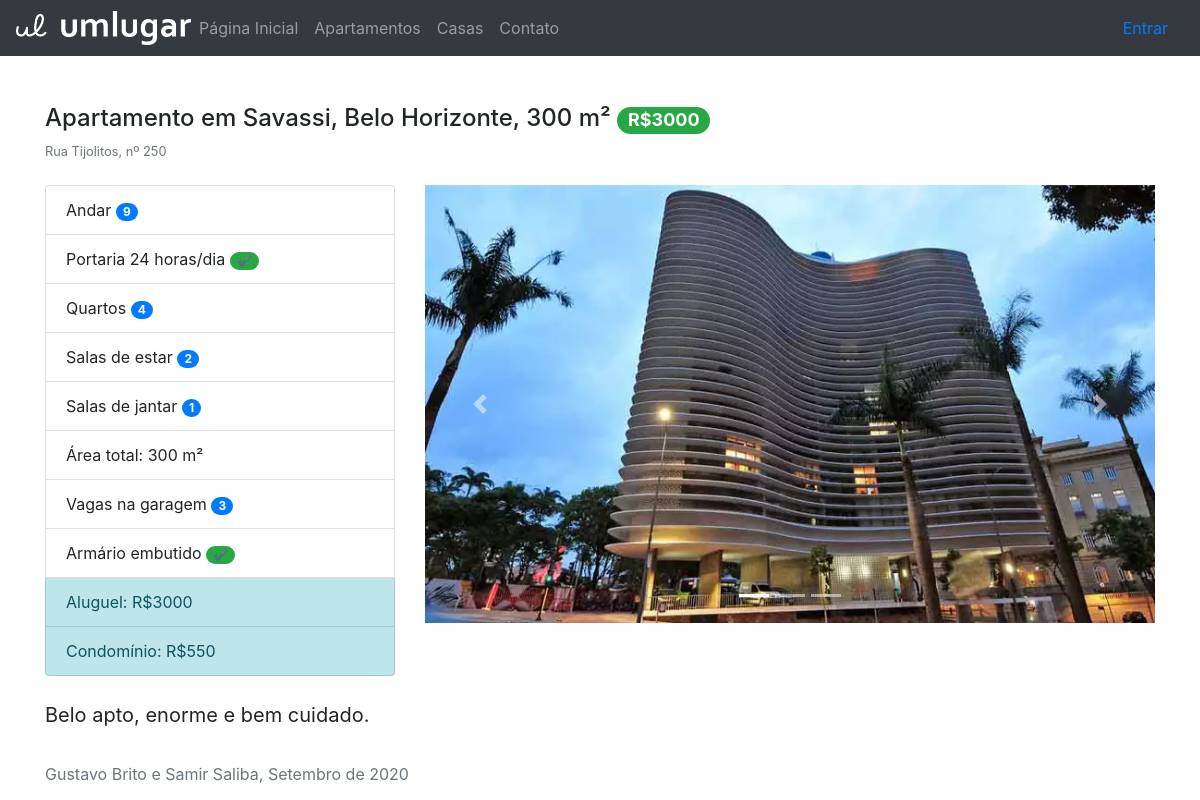
/apartamentos/1/, run on the app's committed database.
### imvwb/models.py (models this page shows, shortened)
class Imovel(models.Model):
    num_quartos = models.PositiveSmallIntegerField(blank=False)
    num_salas_estar = models.PositiveSmallIntegerField(blank=False)
    num_salas_jantar = models.PositiveSmallIntegerField(blank=False)
    area = models.PositiveSmallIntegerField(blank=False)
    num_vagas_garagem = models.PositiveSmallIntegerField(blank=False)
    possui_armario_embutido = models.BooleanField(default=False)
    descricao = models.TextField(max_length=500, blank=True)
    aluguel = models.PositiveIntegerField(blank=False)
    data_postagem = models.DateTimeField(auto_now_add=True)
    logradouro = models.CharField(max_length=50, blank=False)
    numero = models.PositiveSmallIntegerField(blank=False)
    bairro = models.ForeignKey(Bairro, on_delete=models.PROTECT)
    cidade = models.CharField(max_length=25, blank=False)
    uf = models.CharField(max_length=2, blank=False)

class Bairro(models.Model):
    nome = models.CharField(max_length=30, blank=False)
    def __str__(self):
        return self.nome

class Apartamento(Imovel):
    andar = models.PositiveSmallIntegerField(blank=False)
    valor_condominio = models.PositiveSmallIntegerField(blank=False)
    possui_portaria_24h = models.BooleanField(default=None)

class Imagem(models.Model):
    imagem = models.ImageField(upload_to='images/')
    imovel = models.ForeignKey(Imovel, on_delete=models.CASCADE)

### imvwb/views.py (the view)
# urls.py: path('apartamentos/<int:apto_id>/', views.detail_apto, name='detail_apto'),
def detail_apto(request, apto_id):
    apto = get_object_or_404(Apartamento, pk=apto_id)
    imagens = Imagem.objects.filter(imovel=apto_id)
    context = {'apto': apto, 'imagens': imagens}
    return render(request, 'imvwb/detail_apto.html', context)

### imvwb/templates/imvwb/detail_apto.html (shortened to what this page needs)
{% extends "./base.html" %}
{% block content %}
<h4 class="pt-4">Apartamento em {{apto.bairro}}, {{apto.cidade}}, {{apto.area}} m² <span class="badge badge-success badge-pill">R${{apto.aluguel}}</span></h4>
<small class="text-muted">{{apto.logradouro}}, nº {{apto.numero}}</small>
<div class="row pt-4">
    <div class=col-4>
        <ul class="list-group">
            <li class="list-group-item">Andar   <span class="badge badge-primary badge-pill">{{apto.andar}}</span></li>
            {%if apto.possui_portaria_24h%}
                <li class="list-group-item">Portaria 24 horas/dia
                    <span class="badge badge-success badge-pill">&#10004;
                    </span>
                </li>
            {% endif %}
            <li class="list-group-item">Quartos   <span class="badge badge-primary badge-pill">{{apto.num_quartos}}</span></li>
            <li class="list-group-item">Salas de estar     <span class="badge badge-primary badge-pill">{{apto.num_salas_estar}}</span></li>
            <li class="list-group-item">Salas de jantar    <span class="badge badge-primary badge-pill">{{apto.num_salas_jantar}}</span></li>
            <li class="list-group-item">Área total: {{apto.area}} m²</li>
            <li class="list-group-item">Vagas na garagem  <span class="badge badge-primary badge-pill">{{apto.num_vagas_garagem}}</span></li>
            {%if apto.possui_armario_embutido %}
                <li class="list-group-item">Armário embutido
                    <span class="badge badge-success badge-pill">&#10004;
                    </span>
                </li>
            {% endif %}
            <li class="list-group-item list-group-item-info">Aluguel: R${{apto.aluguel}}</li>
            <li class="list-group-item list-group-item-info">Condomínio: R${{apto.valor_condominio}}</li>
        </ul>
        <blockquote class="blockquote pt-4">
            <p class="mb-0 text-justify">{{apto.descricao}}</p>
        </blockquote>
    </div>
    <div class=col-8>
        <div id="carouselExampleIndicators" class="carousel slide" data-ride="carousel">
            <ol class="carousel-indicators">
                {% for img_obj in imagens %}
                    {% if forloop.first %}
                        <li data-target="#carouselExampleIndicators" data-slide-to="0" class="active"></li>
                    {% else %}
                        <li data-target="#carouselExampleIndicators" data-slide-to="{{forloop.counter0}}"></li>
                    {% endif %}
                {% endfor %}
            </ol>
            <div class="carousel-inner">
                {% for img_obj in imagens %}
                    {% if forloop.first %}
                        <div class="carousel-item active">
                            <img class="d-block w-100" src="{{img_obj.imagem.url}}" alt="Slide 1">
                        </div>
                    {% else %}
                        <div class="carousel-item">
                            <img class="d-block w-100" src="{{img_obj.imagem.url}}" alt="Slide {{forloop.counter}}">
                        </div>
                    {% endif %}
                {% endfor %}
            </div>
            <a class="carousel-control-prev" href="#carouselExampleIndicators" role="button" data-slide="prev">
            <span class="carousel-control-prev-icon" aria-hidden="true"></span>
            </a>
            <a class="carousel-control-next" href="#carouselExampleIndicators" role="button" data-slide="next">
            <span class="carousel-control-next-icon" aria-hidden="true"></span>
            </a>
        </div>
    </div>
</div>
{% endblock %}

### data on the page
Imovel: bairro "Savassi", cidade "Belo Horizonte", area "300", aluguel "3000", logradouro "Rua Tijolitos", numero "250", num_quartos "4", num_salas_estar "2", num_salas_jantar "1", num_vagas_garagem "3", descricao "Belo apto, enorme e bem cuidado."
Apartamento: andar "9", valor_condominio "550"
Imagem: imagem (picture)
